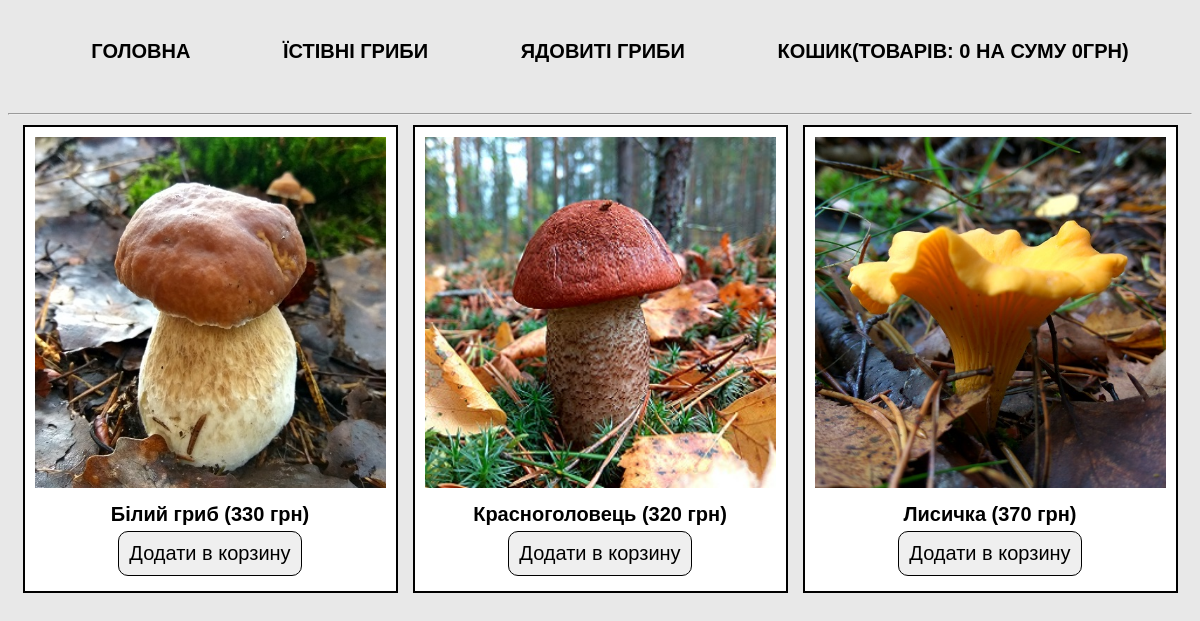
/index.php?category=edible, run on the app's committed database.
### tables this page shows
CREATE TABLE `categories` (
  `id` int(11) NOT NULL,
  `name` varchar(255) NOT NULL,
  `ukr_name` varchar(255) NOT NULL
);

CREATE TABLE `products` (
  `id` int(11) NOT NULL,
  `title` varchar(255) NOT NULL,
  `category_id` int(11) NOT NULL,
  `price` int(11) NOT NULL,
  `ukr_name` varchar(255) NOT NULL,
  `image` varchar(255) NOT NULL,
  `description` text NOT NULL
);

### index.php (the view, shortened to what this page needs)
<?php require_once 'parts/header.php';
    if (isset($_GET['category'])) {
        $current_category = $_GET['category'];
        $products = $connect->query("
            SELECT *
            FROM categories
            JOIN products
			ON products.category_id = categories.id
			WHERE name = '$current_category'
            ")->fetchAll(PDO::FETCH_ASSOC);
    } else {
        $products = $connect->query("
            SELECT *
            FROM products
            ")->fetchAll(PDO::FETCH_ASSOC);
    }
?>
<div class="main">
    <?php foreach ($products as $product) { ?>
    <div class="card">
        <a href="product.php?product=<?php echo $product['title']; ?>">
            <img src="img/<?php echo $product['image']; ?>"
                alt="<?php echo $product['ukr_name']; ?>">
        </a>
        <div class="label">
            <?php echo $product['ukr_name']; ?> (<?php echo $product['price']; ?> грн)
        </div>
        <?php require 'parts/add-form.php'; ?>
    </div>
    <?php } ?>
</div>
</body>
</html>

### parts/header.php (shortened to what this page needs)
<?php
require_once 'db/db.php';
$categories = $connect->query("
	SELECT *
	FROM categories
	")->fetchAll(PDO::FETCH_ASSOC);
?>
<!doctype html>
<html lang="uk">
<head>
	<link rel="stylesheet" href="css/style.css">
</head>
<body>
<nav>
	<ul>
		<li><a href="index.php">
			Головна
		</a></li>
		<?php foreach ($categories as $category) { ?>
		<li><a href="index.php?category=<?php echo $category['name']; ?>">
			<?php echo $category['ukr_name']; ?>
		</a></li>
		<?php } ?>
		<li><a href="cart.php">
			Кошик(Товарів: <?php echo $_SESSION['total_quantity'] ? $_SESSION['total_quantity'] : 0; ?>
			на суму <?php echo $_SESSION['total_price'] ? $_SESSION['total_price'] : 0; ?>грн)
		</a></li>
	</ul>
</nav>
<hr>

### parts/add-form.php (shortened to what this page needs)
<form method="post" action="actions/add.php">
    <button type="submit">Додати в корзину</button>
</form>

### css/style.css (style rules this page uses)
* { font-family: 'Arial', sans-serif; font-size: 20px; }
body { margin-top: 20px; background-color: #e8e8e8; }
a { text-decoration: none; text-transform: uppercase; color: #000000; transition: all .3s; }
input, button { margin: 5px auto; border: none; padding: 10px; transition: all .3s; }
input[type=submit], button { border-radius: 10px; border: 1px solid black; display: block; cursor: pointer; }
label, .label { margin-top: 10px; font-weight: 700; }
img { width: 100%; }
.main, nav { max-width: 1170px; margin: auto; display: flex; flex-wrap: wrap; justify-content: space-around; }
nav ul { display: flex; flex-wrap: wrap; list-style: none; width: 100%; justify-content: space-around; font-weight: 700; }
nav li { margin-bottom: 20px; margin-right: 20px; }
.card { margin-bottom: 15px; width: 30%; min-width: 220px; padding: 10px; border: 2px solid black; text-align: center; background-color: #fff; }

### data on the page
categories: ukr_name "ЇСТІВНІ ГРИБИ"
categories: ukr_name "ЯДОВИТІ ГРИБИ"
products: image (picture), ukr_name "Білий гриб", price "330"
products: image (picture), ukr_name "Красноголовець", price "320"
products: image (picture), ukr_name "Лисичка", price "370"
